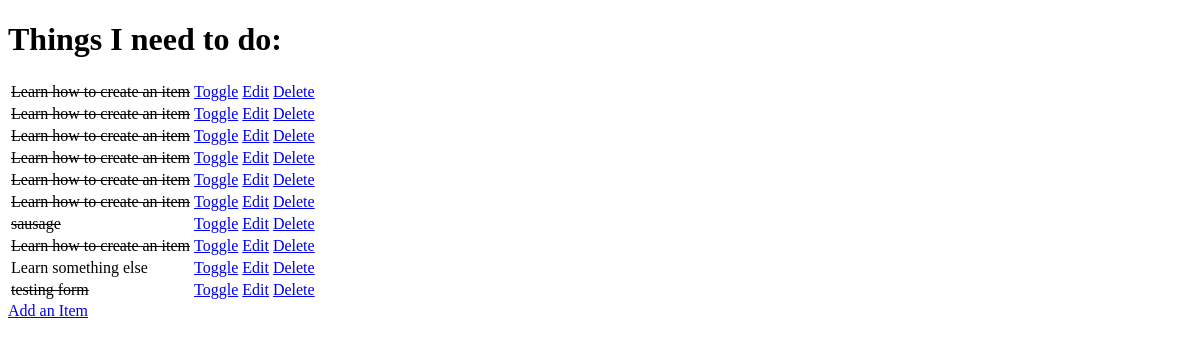
Before: / with the older database file.
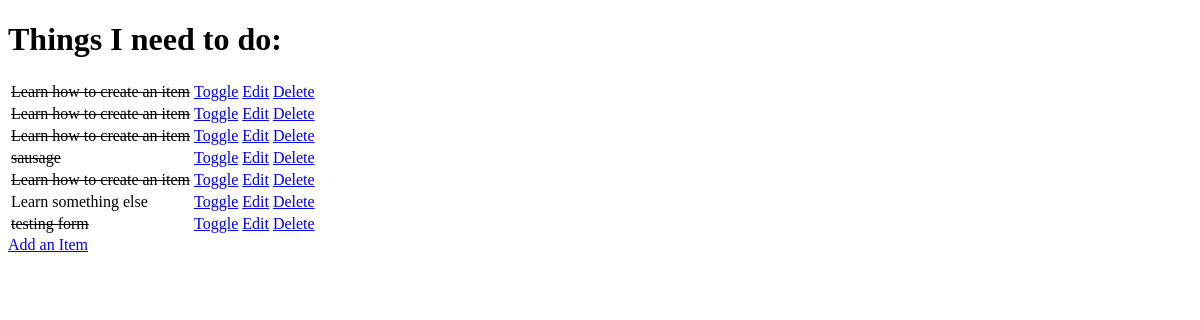
After: the same page with the newer database file.
### todo/models.py (models this page shows, shortened)
class Item(models.Model):
    name = models.CharField(max_length=50, null=False, blank=False)
    done = models.BooleanField(null=False, blank=False, default=False)

### todo/views.py (the view)
def get_todo_list(request):
    items = Item.objects.all()
    context = {
        "items": items
    }
    return render(request, "todo/todo_list.html", context)

### todo/templates/todo/todo_list.html (shortened to what this page needs)
<!DOCTYPE html>
<html lang="en">
<head>
</head>
<body>
    <h1>Things I need to do:</h1>
    <table>
    {% for item in items %}
    <tr>
        {% if item.done %}
        <td>
            <strike>{{ item.name }}</strike>
        </td>
        {% else %}
        <td>
            {{ item.name }}
        </td>
        {% endif %}
        <td>
            <a href="/toggle/{{ item.id }}">
                <buton>
                    Toggle
                </buton>
            </a>
        </td>
        <td>
            <a href="/edit/{{ item.id }}">
                <buton>
                    Edit
                </buton>
            </a>
        </td>
        <td>
            <a href="/delete/{{ item.id }}">
                <buton>
                    Delete
                </buton>
            </a>
        </td>
    </tr>
    {% empty %}
    <t>
        <td>
            You have nothing to do
        </td>
    </t>
    {% endfor %}
    </table>
    <a href="/add">Add an Item</a>
</body>
</html>

Changed rows visible on the page:
removed Item: name "Learn how to create an item"
removed Item: name "Learn how to create an item"
removed Item: name "Learn how to create an item"
